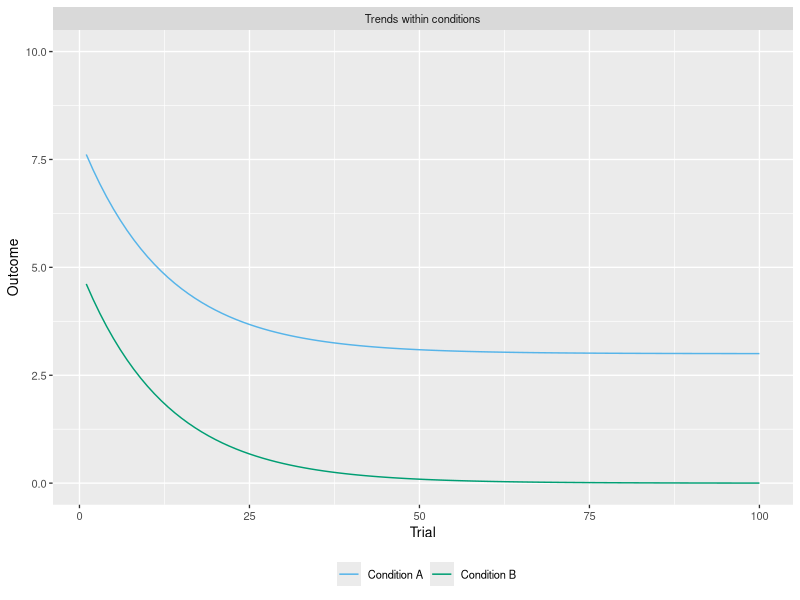
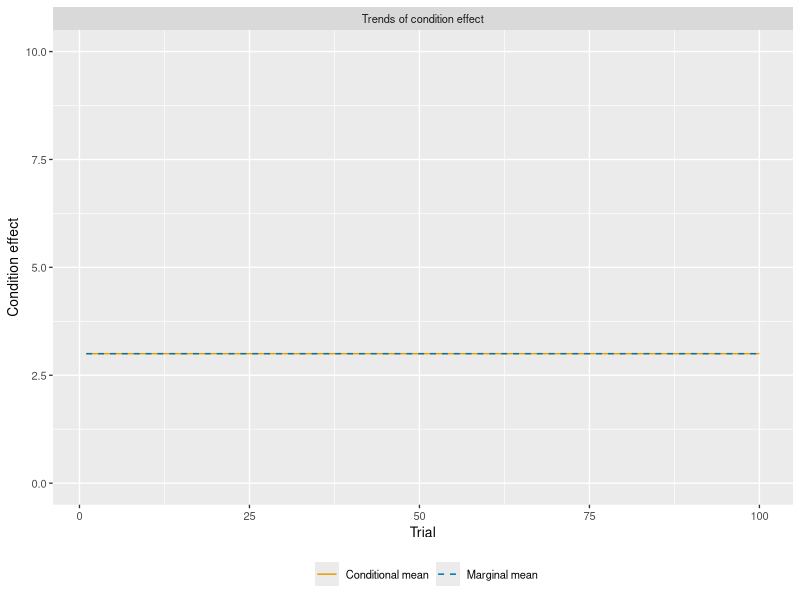
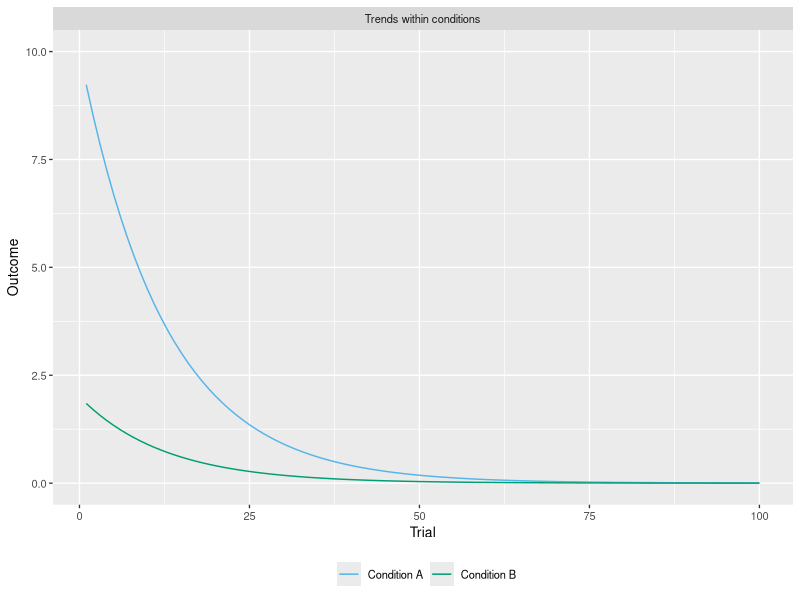
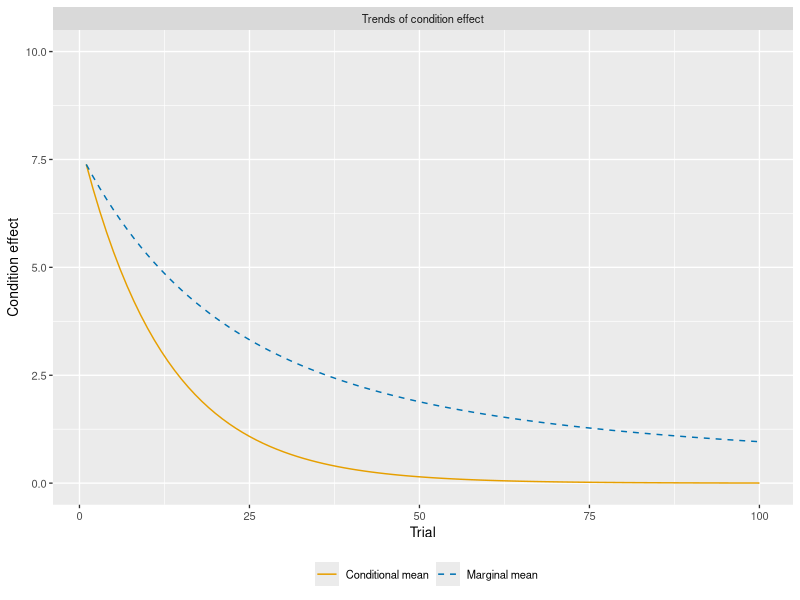

R code for these plots, in order:
# This script reproduces Fig. 4 of the manuscript "Pupillometry is sensitive to
# speech masking during story listening: a commentary on the critical role of
# modeling temporal trends" by Andreas Widmann, Björn Herrmann, and Florian
# Scharf.
#
# Authors: Florian Scharf, florian.scharf@uni-kassel.de and Andreas Widmann, widmann@uni-leipzig.de
# Copyright (c) 2024 Florian Scharf, University of Kassel and Andreas Widmann, Leipzig University

library(ggplot2)

options(scipen = 4, width = 100)
rm(list = ls())
theme_set(theme_gray(base_size = 10))
okabe <- c("#000000", "#E69F00", "#56B4E9", "#009E73", "#F0E442", "#0072B2", "#D55E00", "#CC79A7")

#### Simulated data first scenario (no condition by trend interaction) ----

simdata <- data.frame(Trial = rep(1:100, 2))
simdata$Condition <- factor(c(rep("Condition A", 100), rep("Condition B", 100)))
simdata$Outcome <- c(exp(-simdata[simdata$Condition == "Condition A",]$Trial / 10 * 0.8) * 5 + 3,
                     exp(-simdata[simdata$Condition == "Condition B",]$Trial / 10 * 0.8) * 5)

# Panel A
ggplot(data = simdata, aes(x = Trial, y = Outcome, color = Condition)) +
  geom_line() +
  scale_color_manual(values = okabe[c(3, 4)]) +
  facet_grid(~ "Trends within conditions") +
  theme(legend.position = "bottom") +
  labs(color = element_blank()) +
  ylim(0, 10)
# ggsave("fig4a.pdf", device = "pdf", width = 8 / 2.54, height = 7.2 / 2.54)

# Panel B
simeffect <- data.frame(Trial = rep(1:100, 2))
simeffect$Effect <- factor(c(rep("Conditional mean", 100), rep("Marginal mean", 100)))
simeffect$"Condition effect" <- c(simdata[simdata$Condition == "Condition A",]$Outcome - simdata[simdata$Condition == "Condition B",]$Outcome,
                                (cumsum(simdata[simdata$Condition == "Condition A",]$Outcome) - cumsum(simdata[simdata$Condition == "Condition B",]$Outcome)) / cummax(simdata[simdata$Condition == "Condition A",]$Trial))

ggplot(data = simeffect, aes(x = Trial, y = `Condition effect`, color = Effect, linetype = Effect)) +
  geom_line() +
  scale_color_manual(values = okabe[c(2, 6)]) +
  scale_linetype_manual(values=c("solid", "dashed")) +
  facet_grid(~ "Trends of condition effect") +
  theme(legend.position = "bottom") +
  labs(color = element_blank(), linetype = element_blank()) +
  ylim(0, 10)
# ggsave("fig4b.pdf", device = "pdf", width = 8 / 2.54, height = 7.2 / 2.54)

#### Simulated data second scenario (no condition by trend interaction) ----
simdata <- data.frame(Trial = rep(1:100, 2))
simdata$Condition <- factor(c(rep("Condition A", 100), rep("Condition B", 100)))
simdata$Outcome <- c(exp(-simdata[simdata$Condition == "Condition A",]$Trial / 10 * 0.8) * 10,
                     exp(-simdata[simdata$Condition == "Condition B",]$Trial / 10 * 0.8) * 2)

# Panel C
ggplot(data = simdata, aes(x = Trial, y = Outcome, color = Condition)) +
  geom_line() +
  scale_color_manual(values = okabe[c(3, 4)]) +
  facet_grid(~ "Trends within conditions") +
  theme(legend.position = "bottom") +
  labs(color = element_blank()) +
  ylim(0, 10)
# ggsave("fig4c.pdf", device = "pdf", width = 8 / 2.54, height = 7.2 / 2.54)

# Panel D
simeffect <- data.frame(Trial = rep(1:100, 2))
simeffect$Effect <- factor(c(rep("Conditional mean", 100), rep("Marginal mean", 100)))
simeffect$"Condition effect" <- c(simdata[simdata$Condition == "Condition A",]$Outcome - simdata[simdata$Condition == "Condition B",]$Outcome,
                                  (cumsum(simdata[simdata$Condition == "Condition A",]$Outcome) - cumsum(simdata[simdata$Condition == "Condition B",]$Outcome)) / cummax(simdata[simdata$Condition == "Condition A",]$Trial))

ggplot(data = simeffect, aes(x = Trial, y = `Condition effect`, color = Effect, linetype = Effect)) +
  geom_line() +
  scale_color_manual(values = okabe[c(2, 6)]) +
  scale_linetype_manual(values=c("solid", "dashed")) +
  facet_grid(~ "Trends of condition effect") +
  theme(legend.position = "bottom") +
  labs(color = element_blank(), linetype = element_blank()) +
  ylim(0, 10)
# ggsave("fig4d.pdf", device = "pdf", width = 8 / 2.54, height = 7.2 / 2.54)
